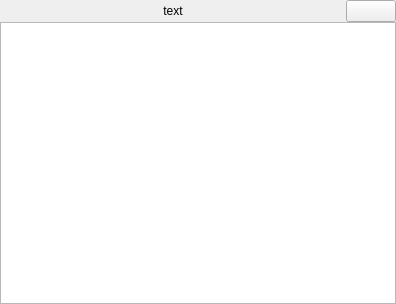
<?xml version="1.0" encoding="UTF-8"?>
<ui version="4.0">
 <class>MyTreeWidget</class>
 <widget class="QWidget" name="MyTreeWidget">
  <property name="geometry">
   <rect>
    <x>0</x>
    <y>0</y>
    <width>396</width>
    <height>304</height>
   </rect>
  </property>
  <property name="windowTitle">
   <string>Form</string>
  </property>
  <layout class="QHBoxLayout" name="horizontalLayout">
   <property name="spacing">
    <number>0</number>
   </property>
   <property name="leftMargin">
    <number>0</number>
   </property>
   <property name="topMargin">
    <number>0</number>
   </property>
   <property name="rightMargin">
    <number>0</number>
   </property>
   <property name="bottomMargin">
    <number>0</number>
   </property>
   <item>
    <layout class="QVBoxLayout" name="vLayout">
     <property name="spacing">
      <number>0</number>
     </property>
     <item>
      <layout class="QHBoxLayout" name="hLayout">
       <property name="spacing">
        <number>0</number>
       </property>
       <item>
        <widget class="QLabel" name="label">
         <property name="enabled">
          <bool>true</bool>
         </property>
         <property name="autoFillBackground">
          <bool>false</bool>
         </property>
         <property name="text">
          <string>text</string>
         </property>
         <property name="scaledContents">
          <bool>true</bool>
         </property>
         <property name="alignment">
          <set>Qt::AlignCenter</set>
         </property>
        </widget>
       </item>
       <item>
        <widget class="QPushButton" name="pushButton">
         <property name="maximumSize">
          <size>
           <width>50</width>
           <height>16777215</height>
          </size>
         </property>
         <property name="autoFillBackground">
          <bool>false</bool>
         </property>
         <property name="text">
          <string/>
         </property>
         <property name="icon">
          <iconset resource="resources.qrc">
           <normaloff>:/resources/FAQ.png</normaloff>:/resources/FAQ.png</iconset>
         </property>
         <property name="checkable">
          <bool>false</bool>
         </property>
         <property name="autoDefault">
          <bool>true</bool>
         </property>
         <property name="default">
          <bool>false</bool>
         </property>
         <property name="flat">
          <bool>false</bool>
         </property>
        </widget>
       </item>
      </layout>
     </item>
     <item>
      <widget class="QTreeView" name="treeView"/>
     </item>
    </layout>
   </item>
  </layout>
 </widget>
 <resources>
  <include location="resources.qrc"/>
 </resources>
 <connections/>
</ui>
